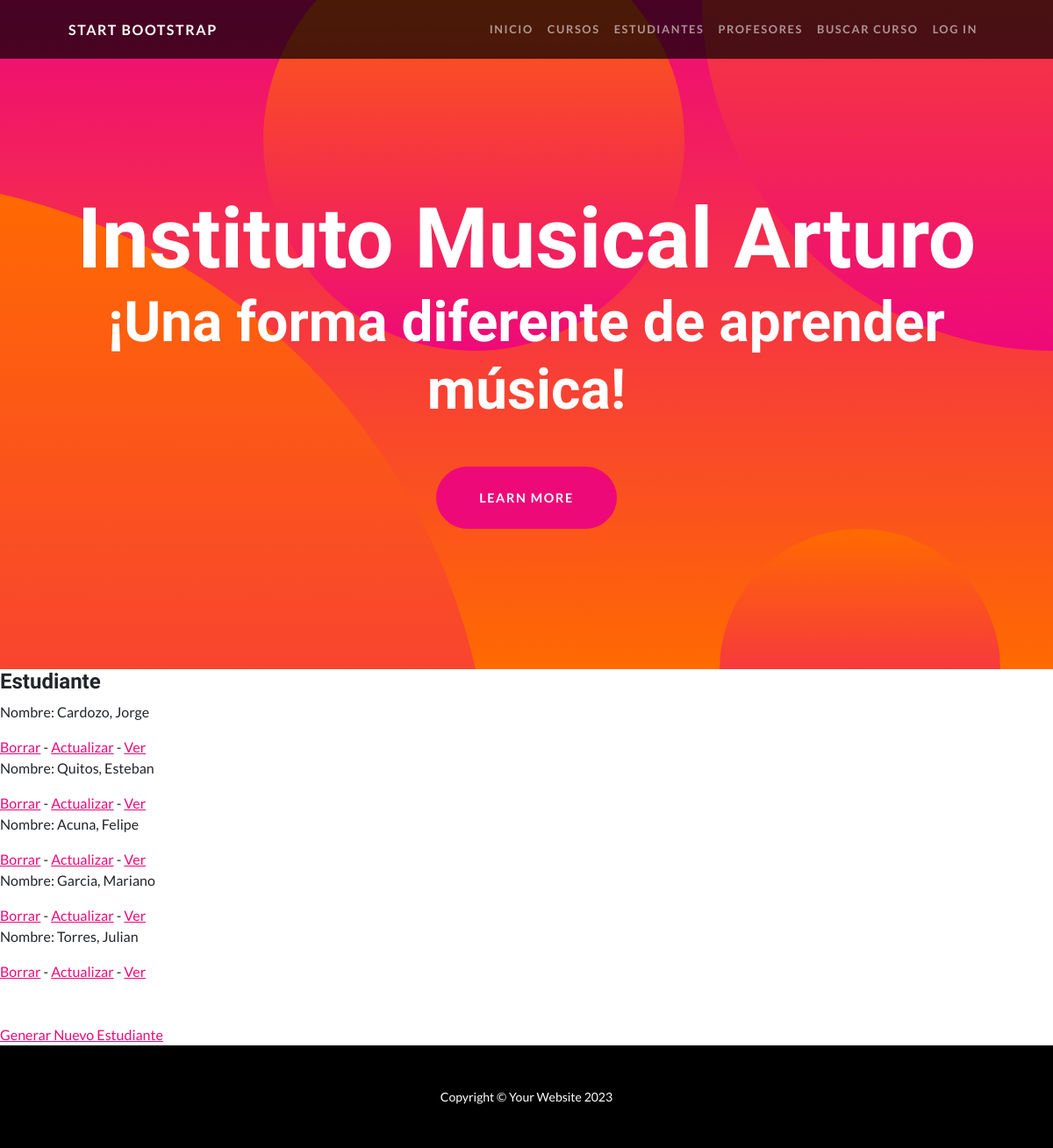
The app's page /estudiantes/listar, older data.
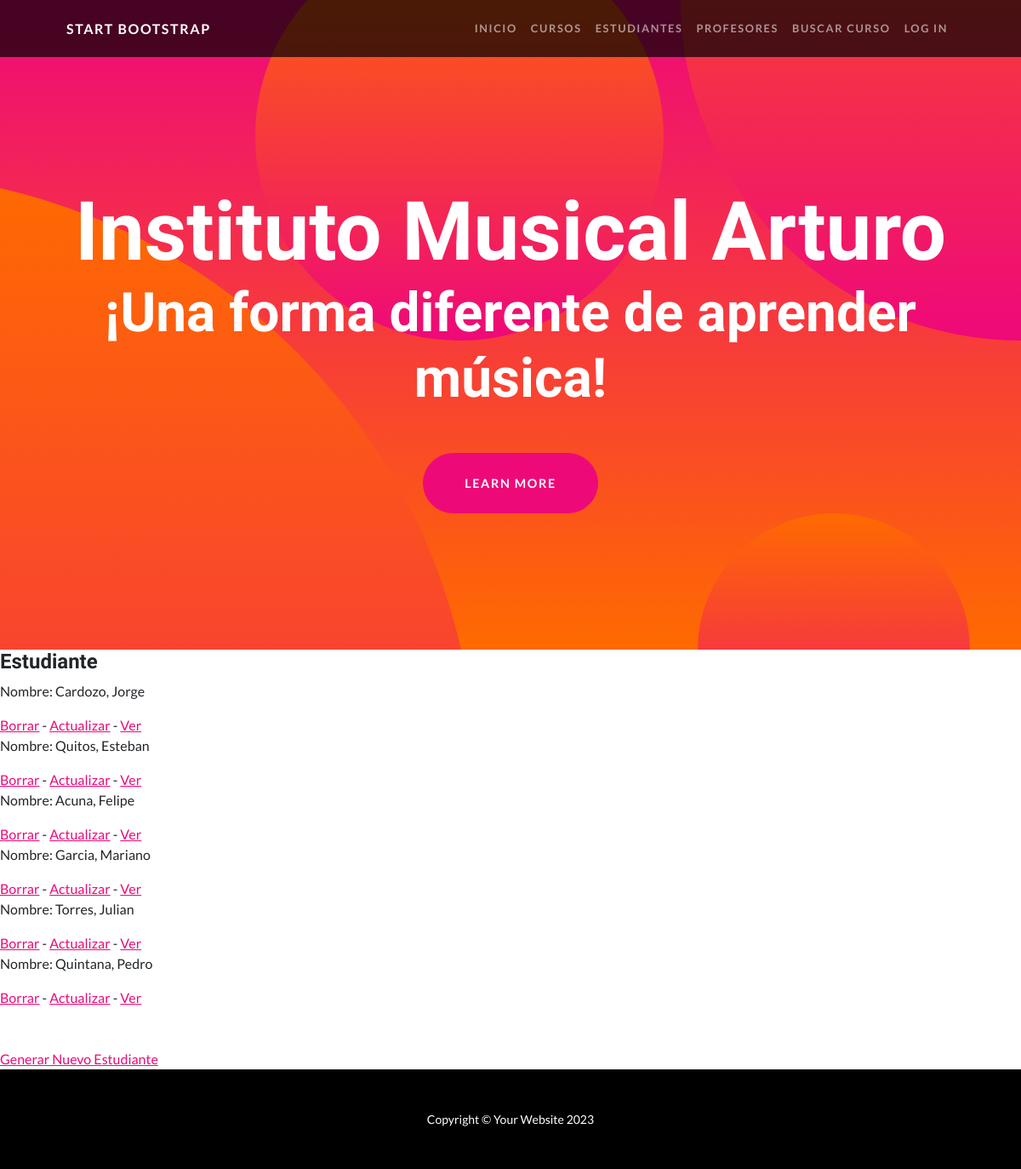
The same page, newer data.
### app_music/models.py (models this page shows)
class Estudiante(models.Model):
    nombre = models.CharField(max_length=40)
    apellido = models.CharField(max_length=20)
    email = models.EmailField(max_length=40)

### app_music/views.py (the view)
# urls.py: path('estudiantes/listar', views.EstudianteListView.as_view(), name ="ListarEstudiantes"),
class EstudianteListView(ListView):
    model = Estudiante
    context_object_name ="Estudiantes"
    template_name = "app_music/lista_estudiantes.html"

### app_music/templates/app_music/lista_estudiantes.html (shortened to what this page needs)
{% extends 'app_music/base.html' %}
{% load static %}
{% block main %}
<h4>Estudiante</h4>
    {% for estudiante in Estudiantes %}
        <p>Nombre: {{estudiante.apellido}}, {{estudiante.nombre}}</p>
        <a href="{% url 'EstudianteBorrar' estudiante.pk %}">Borrar</a>
        -
        <a href="{% url 'ActualizaEstudiante' estudiante.pk %}">Actualizar</a>
        -
        <a href="{% url 'EstudianteDetalle' estudiante.pk %}">Ver</a>
    {% endfor %}
    <br><br><br>
    <a href="{% url 'NuevoEstudiante' %}">Generar Nuevo Estudiante</a><br>
    {% endblock main %}

Row changes from the older to the newer data that the page shows:
added Estudiante: apellido "Quintana", nombre "Pedro"
